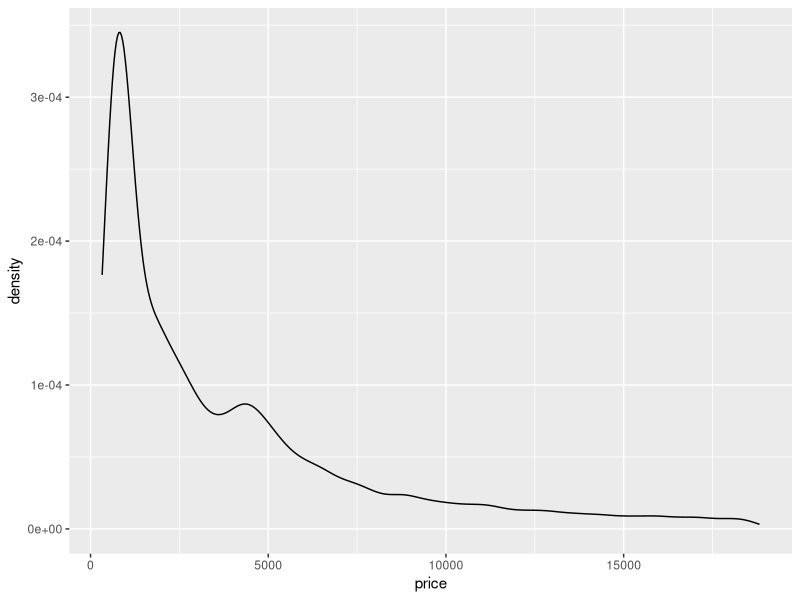
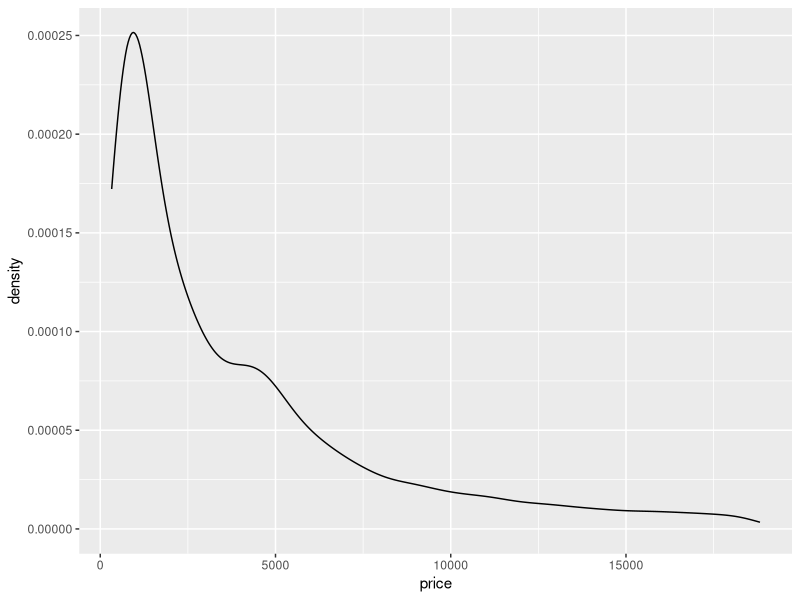
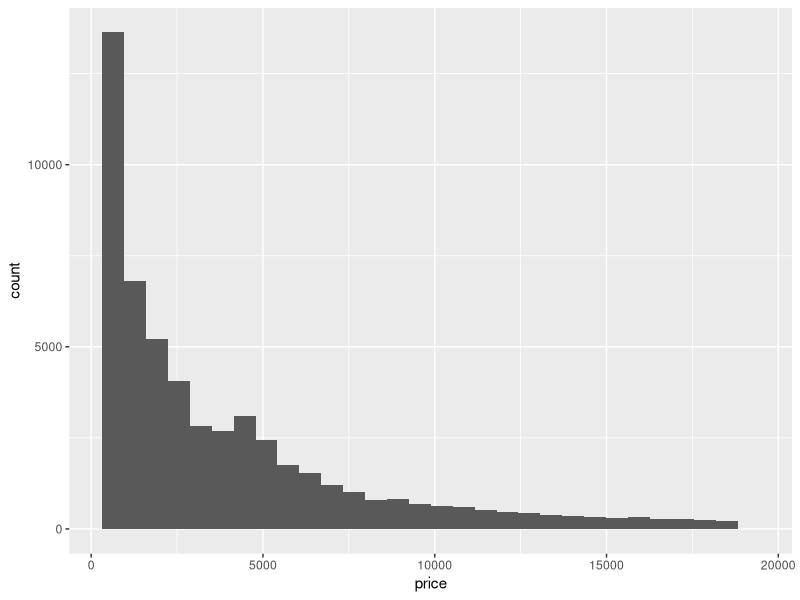
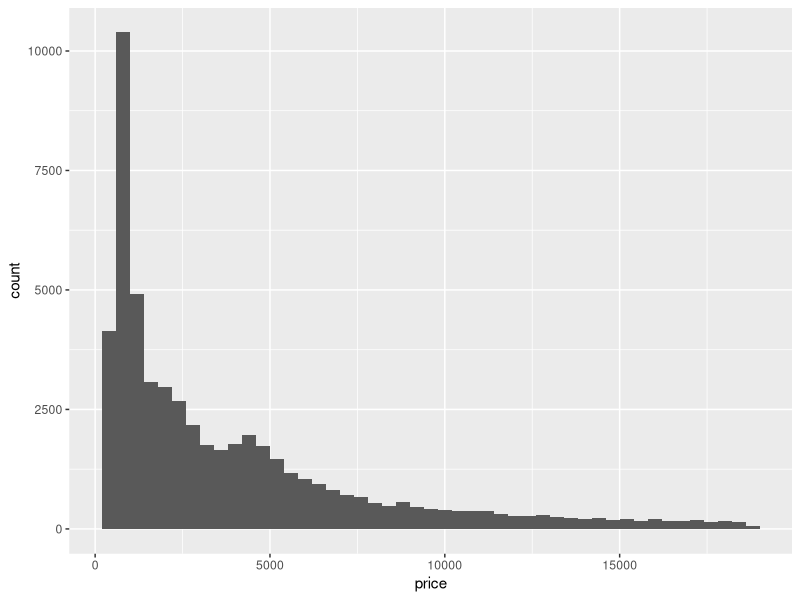
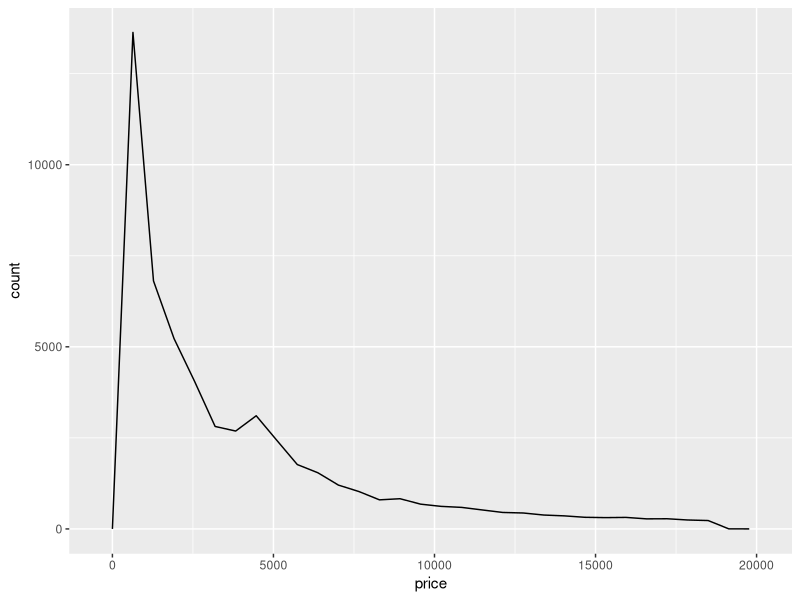
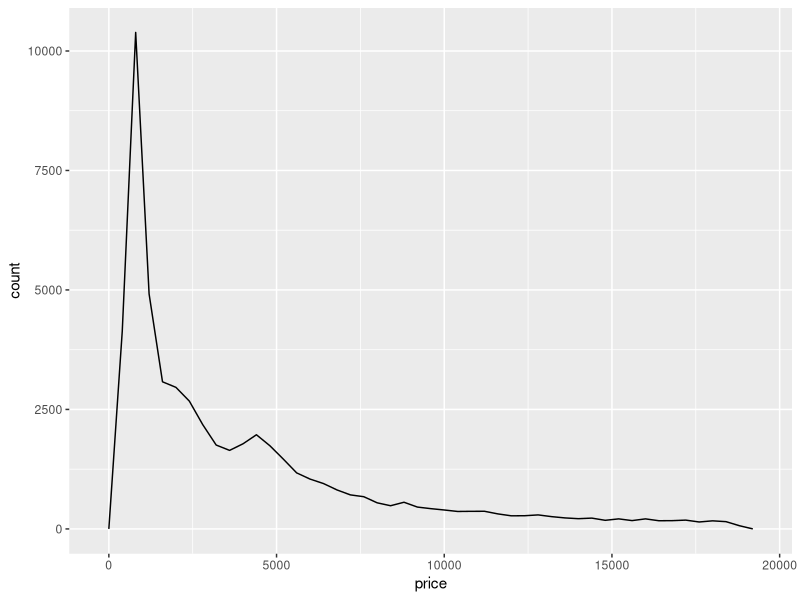
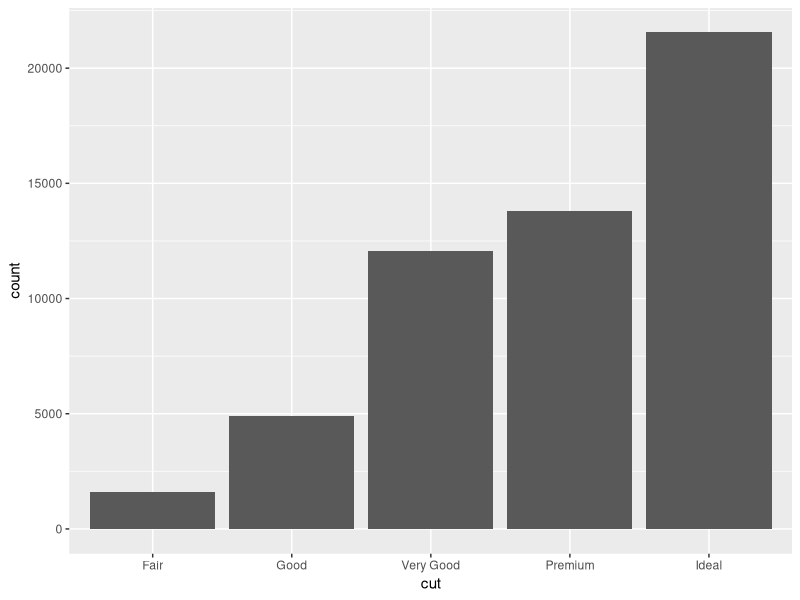
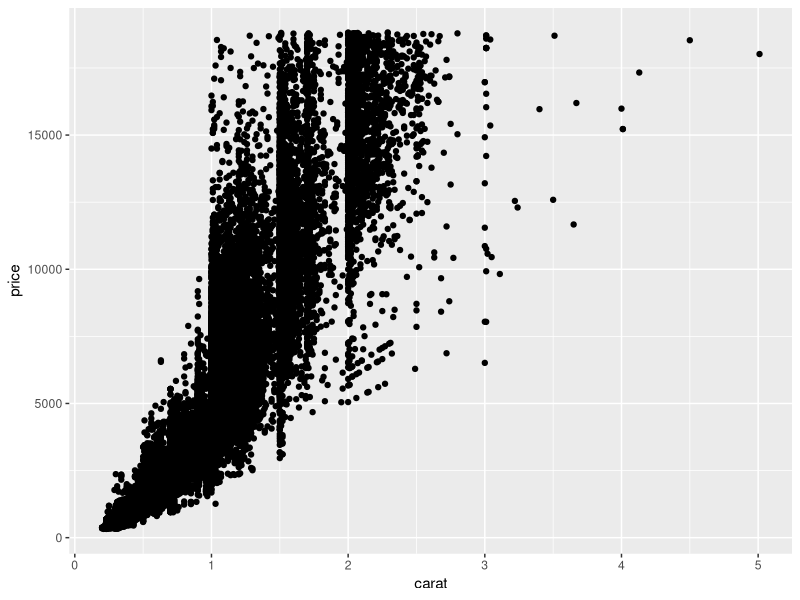

Reproduce these figures in R, in order. (Note: this script raises an error after producing the figures.)
library(dplyr)
library(ggplot2)
library(tidyr)
library(gridExtra)
library(patchwork)
library(scales)
library(ggrepel)

# load datasets we'll use
data(sleep)
data(diamonds)
data(co2)
# tidy co2 
co2 <- data.frame(Year = rep(1959:1997, each = 12),
                  Month = rep(format(ISOdate(2004,1:12,1),"%B"), 39),
                  co2 = as.numeric(co2))

matrics <- data.frame(
  year = 2014:2018,
  EC = c(65.4,56.8,59.3,65,70.6),
  FS = c(82.8,81.6,88.2,86.1,87.5),
  Gau = c(84.7,84.2,85.1,85.1,87.9),
  KZN = c(69.7,60.7,66.4,72.9,76.2),
  Lim = c(72.9,65.9,62.5,65.6,69.4),
  Mpu = c(79,78.6,77.1,74.8,79),
  NW = c(84.6,81.5,82.5,79.4,81.1),
  NC = c(76.4,69.4,78.7,75.6,73.3),
  WC = c(82.2,87.7,85.9,82.8,81.5)
)

matrics_long <- pivot_longer(matrics, cols = -1, names_to = "province", values_to = "pass_rate")

# geometries
# geometries denoted by geom_xxx are the building blocks of ggplots

# common 1D geoms: geom_density, geom_histogram, geom_freqpoly, geom_bar
# common 2D geoms: geom_point, geom_line, geom_bar(stat = "identity")

### 1D geoms only need you to specify an "x" in the aesthetics

## geom_density
#with no smoothing
diamonds %>% 
  ggplot(aes(x = price)) + 
  geom_density()
#with smoothing
diamonds %>% 
  ggplot(aes(x = price)) + 
  geom_density(adjust=1.75)

## geom_histogram
#without smoothing
diamonds %>% 
  ggplot(aes(x = price)) + 
  geom_histogram()
#with smoothing
diamonds %>% 
  ggplot(aes(x = price)) + 
  geom_histogram(binwidth=400) #I don't think this is right - try kernel density?

## geom_freqpoly
#without smoothing
diamonds %>% 
  ggplot(aes(x = price)) + 
  geom_freqpoly()
#with smoothing
diamonds %>% 
  ggplot(aes(x = price)) +
  geom_freqpoly(binwidth=400) #I don't think this is right - try kernel density?

## additional parameters control smoothing (see ?geom_xxx)

# EXERCISE: adapt each of the plots above so that the densities/histograms are 
# either "smoother" or "rougher". Choose an appropriate amount of smoothing.

## geom_bar

# default behaviour for geom_bar is to count stuff, so 1D
diamonds %>% ggplot(aes(x = cut)) + 
  geom_bar()

### 2D geoms need x and y in aes

## geom_point

diamonds %>% ggplot(aes(x = carat, y = price)) + 
  geom_point()

# often nice to add a smooth line of best fit with geom_smooth, which
# uses generalised additive models (gams) by default, covered in later
# courses
diamonds %>% ggplot(aes(x = carat, y = price)) + 
  geom_point() + 
  geom_smooth()

# EXERCISE: adapt the code you just used to fit a straight line rather than a smooth

diamonds %>% ggplot(aes(x = carat, y = price)) + 
  geom_point() + 
  geom_smooth(method='glm')

## geom_line

co2 %>% filter(Month == "January") %>%
  ggplot(aes(x = Year, y = co2)) + 
  geom_line()

# EXERCISE: show lines for all 12 months on the plot (a) by using fill or colour, 
# (b) without using fill or colour

#using colour
co2 %>%
  ggplot(aes(x = Year, y = co2, col=Month)) + 
  geom_line()

#without using fill or colour
co2 %>%
  ggplot(aes(x = Year, y = co2, by=Month)) + 
  geom_line()

# EXERCISE: flip Month and Year around so that each line represents a Year, and the 
# Month is on the x-axis

co2 %>%
  ggplot(aes(x = Month, y = co2, colour=Year)) + 
  geom_line()
#almost unintelligible <- this is because 'Month' is a categorical variable

## geom_area

# just fills in area under a geom_line
co2 %>% filter(Month == "January") %>%
  ggplot(aes(x = Year, y = co2)) + 
  geom_area()

## geom_bar

# with (stat = "identity") plots x and y directly, no counts
diamonds %>% group_by(cut) %>% summarize(meanprice = mean(price)) %>%
  ggplot(aes(x = cut, y = meanprice)) + 
  geom_bar(stat = "identity")

### discretising continuous variables

## ggplot provides 3 helper functions:
# cut_interval: divides data into fixed number of bins
# cut_width: divides data into bins of fixed width
# cut_number: divides data into n bins each containing (approximately) the same number of points

diamonds %>%
  ggplot(aes(x = cut_interval(price, n = 5))) + 
  geom_bar()

diamonds %>%
  ggplot(aes(x = cut_width(price, width = 5000))) + 
  geom_bar()

diamonds %>%
  ggplot(aes(x = cut_number(price, n = 5))) + 
  geom_bar()

# these are especially useful when grouping/faceting on continuous variables

# EXERCISE: Display the distribution of price conditional on cut and carat. 
# Try facetting by cut and grouping by carat. Try facetting by carat and grouping by cut. 
# Which do you prefer?

#Display the distribution of price conditional on cut

# Try facetting by cut and grouping by carat

diamonds %>%
  group_by(cut_width(carat, 0.1)) %>%
  ggplot(aes(x = price)) +
  geom_histogram() +
  facet_wrap(~cut)

#Try facetting by carat and grouping by cut.

diamonds %>%
  group_by(cut) %>%
  ggplot(aes(x = price)) +
  geom_histogram() +
  facet_wrap(~cut_width(carat, 0.1))

#prefer facetting by cut and grouping by carat

# EXERCISE: Compare the relationship between price and carat for each colour.
# What makes it hard to compare the groups? Is grouping better or facetting? 
# If you use facetting, what annotation might you add to make it easier to see 
# the differences between panels?

diamonds %>%
  ggplot(aes(x=carat, y=price, colour=color)) +
  geom_point()

#what makes it hard to compare the groups is that you can't distinguish between the
#groups properly in the plot even if they are distinguished by colour

#Is grouping better or facetting?

#try grouping first <- does nothing (but I may be doing something very wrong)

diamonds %>%
  group_by(color) %>%
  ggplot(aes(x=carat, y=price, colour=color)) +
  geom_point()

#try facetting by colour

diamonds %>%
  ggplot(aes(x=carat, y=price, colour=color)) +
  geom_point() +
  facet_wrap(~color)

#A useful annotation could be to add in the mean of each group on each of the plots
df <- diamonds %>%
  group_by(color) %>%
  summarise(carat = mean(carat), price=mean(price)) %>%
  rename(color2 = color)
diamonds %>%
  ggplot(aes(x=carat, y=price)) +
  geom_point() +
  geom_point(data=df, aes(colour=color2)) +
  facet_wrap(~color)

### Labels (labs)

## sets text for axis labels and title
## NOT the appearance of the text, that's a "theme" (next)

co2 %>% filter(Month == "January") %>%
  ggplot(aes(x = Year, y = co2)) + 
  geom_line() +
  labs(x = "Year", y = "C02 level (PPM)", 
       title = "Increasing atmospheric concentrations of CO2", 
       subtitle = "Values for February, March and April of 1964 obtained by interpolation")

# nice to have CO2 with a subscript on the "2"
co2 %>% filter(Month == "January") %>%
  ggplot(aes(x = Year, y = co2)) + 
  geom_line() +
  labs(x = "Year", y = expression(paste(CO[2]," level")), 
       title = expression(paste("Increasing atmospheric concentrations of ", CO[2])), 
       subtitle = "Values for February, March and April of 1964 obtained by interpolation")

### Themes

## fine-scale control and polishing

# loads of options
?theme

# make a plot
pp <- diamonds %>% sample_n(1000) %>%
  ggplot(aes(x = carat, y = price)) + 
  geom_point()
pp 

# change the background colour
pp + 
  theme(panel.background = element_rect(fill = "red"))

# that's too dark, add some transparency
pp + 
  theme(panel.background = element_rect(fill = alpha('red', 0.2)))

# change axis text 
pp + 
  theme(axis.text = element_text(colour = "red", size = rel(1.5)))

# change axis labels text 
pp + 
  theme(axis.title = element_text(colour = "red", size = rel(1.5)))

# can also add transparency to axis labels (not a good idea here) 
pp + 
  theme(axis.title = element_text(colour = alpha('red', 0.2), size = rel(1.5)))

# arrows on the axes
pp + 
  theme(axis.line = element_line(arrow = arrow()))

# even finer control... changes look of arrow heads
pp + 
  theme(axis.line = element_line(arrow = arrow(angle = 20, length = unit(0.1, "inches"))))

# grid lines
pp +
  theme(panel.grid.major = element_line(colour = "red"),
        panel.grid.minor = element_line(colour = "orange"))

pp +
  theme(panel.grid.major = element_line(colour = "red", size = 1),
        panel.grid.minor = element_line(colour = "orange", size = 1))

# spacing between gridlines isn't a theme setting, its in "scale_"
pp +
  theme(panel.grid.major = element_line(colour = "red"),
        panel.grid.minor = element_line(colour = "orange")) +
  scale_x_continuous(breaks = seq(from = 0, to = 3, by = 0.5),
                     minor_breaks = seq(from = 0, to = 3, by = 0.1))

# same for y axis
pp +
  theme(panel.grid.major = element_line(colour = "red"),
        panel.grid.minor = element_line(colour = "orange")) +
  scale_y_continuous(breaks = seq(from = 0, to = 20000, by = 10000),
                     minor_breaks = seq(from = 0, to = 20000, by = 500))

# can also set manual axis text at tickmarks
pp +
  scale_y_continuous(breaks = seq(from = 0, to = 20000, by = 5000),
                     labels = c("R0", "R5,000", "R10,000", "R15,000", "R20,000"))

# longer axis ticks
pp +
  scale_y_continuous(breaks = seq(from = 0, to = 20000, by = 5000),
                     labels = c("R0", "R5,000", "R10,000", "R15,000", "R20,000")) +
  theme(axis.ticks.length=unit(.25, "cm"))

# put it all together
pp + 
  labs(x = "Weight of diamond (carats)", y = "Price of diamond (USD)") +
  theme(panel.background = element_rect(fill = alpha('red', 0.2)),
        axis.text = element_text(colour = "red", size = rel(1.5)),
        axis.title = element_text(colour = "red", size = rel(1.5)))


# revisiting log scale example from lecture
data(msleep)

a <- ggplot(msleep, aes(x = bodywt, y = brainwt)) + 
  geom_point(na.rm = TRUE) + 
  labs(x = "Body weight (kg)", y = "Brain weight (kg)")
a 

# log scaling
a + scale_x_log10() + scale_y_log10() 

# nice tick marks with annotation_xxx
a + scale_x_log10() + scale_y_log10() + annotation_logticks() 

# advanced axis breaks and labelling options with scales package
a + scale_x_log10(
  breaks = scales::trans_breaks("log10", function(x) 10^x),
  labels = scales::trans_format("log10", scales::math_format(10^.x))) +
  scale_y_log10(
    breaks = scales::trans_breaks("log10", function(x) 10^x),
    labels = scales::trans_format("log10", scales::math_format(10^.x))) +
  annotation_logticks() +
  labs(x = "Body weight (kg)", y = "Brain weight (kg)")

# EXERCISE: choose any of the plots you've made and add axis labels, title, and 
# subtitle

diamonds %>%
  ggplot(aes(x=carat, y=price, colour=color)) +
  geom_point() +
  labs(x = 'carat of diamond (g)', y = 'price of diamonds ($)', title='Figure 1: Scatterplot of the price of different carat diamonds', subtitle='the scatterplot is distinguished by diamond color from best (D) to worst (J)')

# EXERCISE: Improve the plot below by adding appropriate axis labels, 
# rotating the x axis text so that it is vertical, and change
# the axis text so that it does not include numbers in scientific notation

diamonds %>%
  ggplot(aes(x = cut_interval(price, n = 5))) + 
  geom_bar() +
  scale_x_log10(
    breaks = scales::trans_breaks("log10", function(x) 10^x),
    labels = scales::trans_format("log10", scales::math_format(10^.x))) +
  labs(x = 'Price ($)', y = 'Frequency', title='Distribution of Price of Diamonds ($)') +
  theme(axis.text.x = element_text(angle=90))
  

# EXERCISE: Use geom_label to add a label to the plot below that identifies 
# the diamond with the largest value-per-carat. Bonus: make the labelling 
# "automatic" so that it still works if you resample another 10 diamonds 
# (make the label's location dynamic, rather than at a fixed (x,y) location)

df <- diamonds %>%
  sample_n(10) %>%
  mutate(ratio = price/carat)
max_ratio <- df %>%
  filter(ratio == max(ratio))
ratio_x <- max_ratio$carat
ratio_y <- max_ratio$price
  
df %>%
  ggplot(aes(x = carat, y = price)) + 
  geom_point() +
  geom_label(label='Yeah boi', aes(x=ratio_x, y=ratio_y))

### Legends

# revisiting class example #1
s1 <- ggplot(msleep, 
       aes(x = bodywt, y = brainwt, colour = order)) +
  geom_point(na.rm = TRUE) + 
  scale_x_log10(breaks = scales::trans_breaks("log10", function(x) 10^x),
                labels = scales::trans_format("log10",scales::math_format(10^.x))) + 
  scale_y_log10(breaks = scales::trans_breaks("log10", function(x) 10^x),
                labels = scales::trans_format("log10", scales::math_format(10^.x))) +
  annotation_logticks() +
  xlab("Body weight (kg)") + ylab("Brain weight (kg)") 
s1 

s1 + theme(legend.position = "bottom") 
s1 + theme(legend.position = "bottom") + guides(colour = guide_legend(ncols = 8))

matrics_long %>% 
  ggplot(aes(x = year, y = pass_rate, colour = province)) +
  geom_line() + theme_bw() + scale_colour_brewer(palette = "Set3")


# revisiting class example #2

s2 <- matrics_long %>% 
  ggplot(aes(x = year, y = pass_rate, colour = province)) +
  geom_line() + theme_bw() + scale_colour_brewer(palette = "Set3") 

# inset legend 
s2 +
  # coordinates for legend.position are x- and y- offsets from the bottom-left of the plot, ranging from 0 - 1.
  theme(legend.position = c(0.82,0.12), legend.title = element_blank(), 
        legend.text=element_text(size=8)) +
  guides(colour = guide_legend(ncol = 3))

# with geom_label

# make dataframe with x and y coords of labels, here just taking 2015 as x and 
# pass rate in 2015 as y, for illustration
textlabels <- matrics_long %>% filter(year == 2015) %>% 
  mutate(xpos = year, ypos = pass_rate) # don't have to rename, again for illustration

s2 +
  geom_label(data = textlabels, aes(x = xpos, y = ypos, label = province)) +
  theme(legend.position = "none")

s2 +
  geom_label_repel(data = textlabels, aes(x = xpos, y = ypos, label = province)) +
  theme(legend.position = "none")

### Adding geoms from different datasets

# Task: make a figure that shows the CO2 concentration over time for a
# specific month as a line (like done above), and then on top of that
# plots the mean CO2 concentrations over time (i.e. averages over all
# months) as a bar graph

co2mean <- co2 %>% group_by(Year) %>% summarize(mean_co2 = mean(co2))

co2 %>% filter(Month == "June") %>%
  ggplot(aes(x = Year, y = co2)) + 
  geom_bar(data = co2mean, aes(x = Year, y = mean_co2),
           stat = "identity", alpha = 0.4) + 
  geom_line(colour = "red")

# limiting the range on the y-axis
co2 %>% filter(Month == "June") %>%
  ggplot(aes(x = Year, y = co2)) + 
  geom_bar(data = co2mean, aes(x = Year, y = mean_co2),
           stat = "identity", alpha = 0.4) + 
  geom_line(colour = "red") +
  ylim(c(300, 400))

# can't use ylim, drops the observations, need "coord_cartesian"
co2 %>% filter(Month == "June") %>%
  ggplot(aes(x = Year, y = co2)) + 
  geom_bar(data = co2mean, aes(x = Year, y = mean_co2),
           stat = "identity", alpha = 0.4) + 
  geom_line(colour = "red") +
  coord_cartesian(ylim = c(300, 375))

# this is probably a better plot
co2 %>% filter(Month == "June") %>%
  ggplot(aes(x = Year, y = co2)) + 
  geom_line(data = co2mean, aes(x = Year, y = mean_co2)) + 
  geom_line(colour = "red") 

### Showing multiple plots

# Make a few plots
p1 <- diamonds %>% ggplot(aes(x = price)) + geom_density() + ggtitle("Default")
p2 <- diamonds %>% ggplot(aes(x = price)) + geom_density(adjust = 0.5) + ggtitle("Wiggly")
p3 <- diamonds %>% ggplot(aes(x = price)) + geom_density(adjust = 5) + ggtitle("Smooth")
p4 <- diamonds %>% ggplot(aes(x = price)) + geom_histogram() + ggtitle("Histogram")

# layout with gridExtra package
grid.arrange(p1, p2, p3, p4, nrow = 1)
grid.arrange(p1, p2, p3, p4, nrow = 2)
grid.arrange(p1, p2, p3, layout_matrix = matrix(c(1,2,1,3), nrow = 2))
grid.arrange(p1, p2, p3, layout_matrix = matrix(c(1,1,2,3), nrow = 2))

# layout with patchwork package
p1 + p2 
p1 + p2 + p3 + plot_layout(ncol = 3)
p1 + p2 + p3 + plot_layout(ncol = 3, widths = c(2, 1, 1))

# nesting plots
p1 + { p2 + p3 } + plot_layout(ncol = 2)
p1 + { p2 + { p3 + p4 } } + plot_layout(ncol = 1)

# various operators for manipulating layout (-, /, |)
p1 + p2 - p3 + plot_layout(ncol=1)
p1 + p2 - p3 - p4 + plot_layout(ncol=1)
p1 + p2 - p3 + p4 + plot_layout(ncol=1)
p1 + p2 - (p3 + p4) + plot_layout(ncol=1)
p1 + p2 - (p3 + p4 + p1) + plot_layout(ncol=1)

(p1 | p2 | p3) / p4
p4 / (p1 | p2 | p3)

# saving your plots
p_all <- p1 + p2 + p3 + p4 + plot_layout(ncol = 4)
ggsave(p_all, file = "myplot.png", width = 9, height = 3, dpi = 400)
